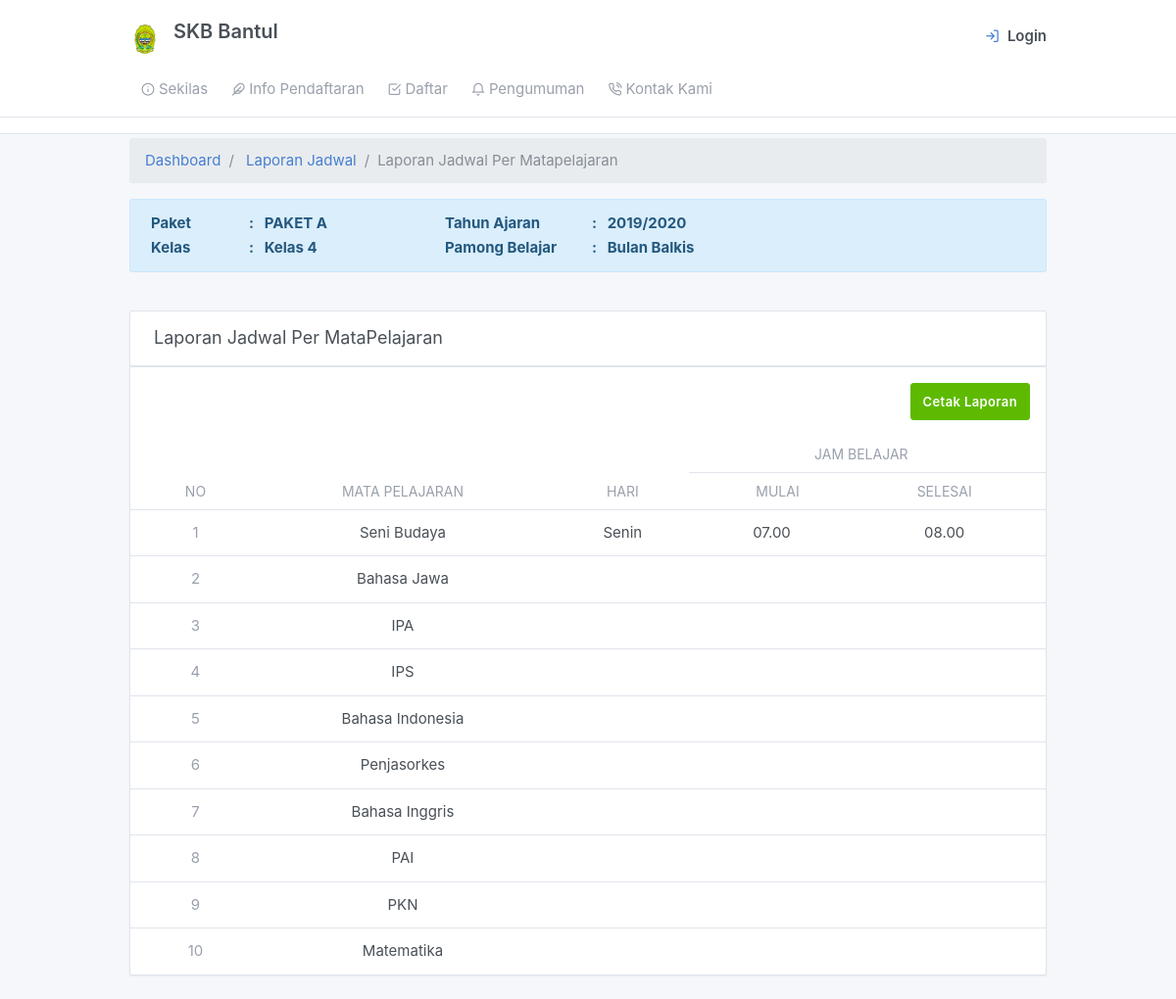
The app's page /admin/laporanjadwal_permapel.php?id=1, older data.
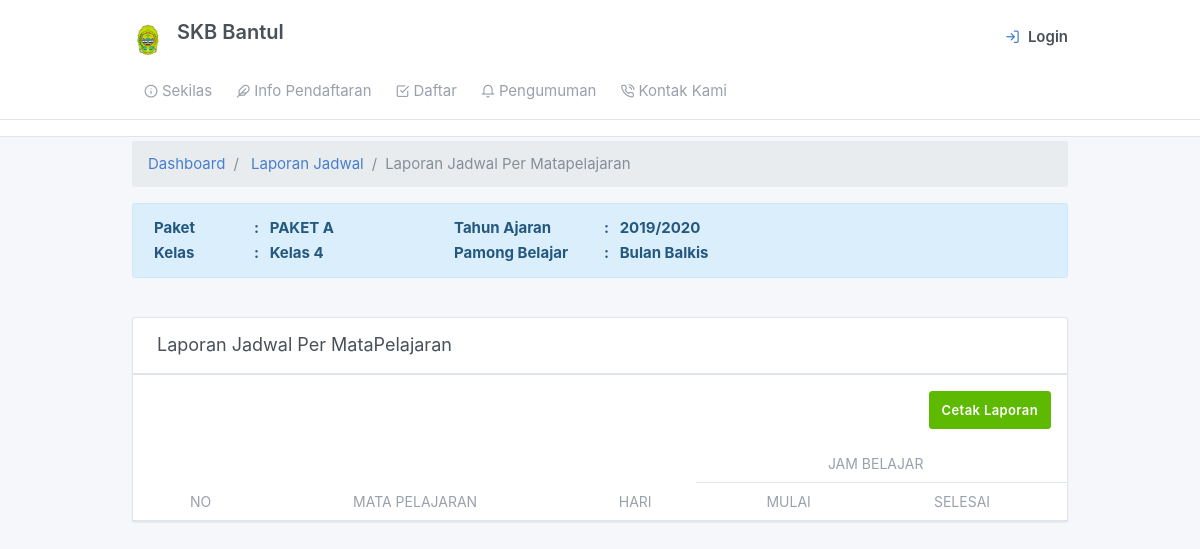
The same page, newer data.
### tables this page shows
CREATE TABLE `tb_rombel` (
  `rombel_id` int(11) NOT NULL,
  `ta_id` int(11) NOT NULL,
  `kelas_id` int(11) NOT NULL,
  `nik` char(16) NOT NULL
);

CREATE TABLE `tb_paket` (
  `paket_id` int(11) NOT NULL,
  `paket_nama` char(10) NOT NULL
);

CREATE TABLE `tb_tahunajaran` (
  `ta_id` int(11) NOT NULL,
  `semester_id` int(11) NOT NULL,
  `ta_nama` varchar(12) NOT NULL,
  `ta_status` varchar(12) NOT NULL DEFAULT 'Tidak Aktif'
);

CREATE TABLE `tb_kelas` (
  `kelas_id` int(11) NOT NULL,
  `kelas_nama` varchar(11) NOT NULL,
  `paket_id` int(11) NOT NULL,
  `status` varchar(20) NOT NULL
);

CREATE TABLE `tb_pamong_belajar` (
  `nik` char(16) NOT NULL,
  `pamong_nama` varchar(50) NOT NULL,
  `pamong_tempat_lhr` varchar(30) NOT NULL,
  `pamong_tanggal_lhr` date NOT NULL,
  `pamong_jenkel` enum('Laki-Laki','Perempuan') NOT NULL,
  `pamong_agama` varchar(12) NOT NULL,
  `pamong_alamat` varchar(100) NOT NULL,
  `pamong_no_hp` varchar(14) NOT NULL,
  `pamong_jabatan` enum('Pamong Belajar','Tutor') NOT NULL
);

CREATE TABLE `tb_jadwal` (
  `jadwal_id` int(11) NOT NULL,
  `rombel_id` int(11) DEFAULT NULL,
  `ta_id` int(11) DEFAULT NULL,
  `jadwal_hari` varchar(40) DEFAULT NULL,
  `mapel_id` int(11) DEFAULT NULL,
  `jadwal_jammulai` varchar(10) DEFAULT NULL,
  `jadwal_jamselesai` varchar(10) DEFAULT NULL
);

CREATE TABLE `tb_mapel` (
  `mapel_id` int(11) NOT NULL,
  `mapel_kode` char(10) NOT NULL,
  `mapel_nama` varchar(50) NOT NULL,
  `mapel_kkm` set('70') NOT NULL,
  `paket_id` int(11) NOT NULL
);

### views/main.php (called while the page is built)
<?php include_once "header.php" ?>
<?php include_once "navbar.php" ?>

### admin/laporanjadwal_permapel.php (the view, shortened to what this page needs)
<?php include_once "views/main.php";?>
<div class="my-3 my-md-1">
  <div class="container">
  <ol class="breadcrumb">
            <li class="breadcrumb-item">
              <a href="../index.php">Dashboard</a>
            </li>
            <li class="breadcrumb-item">
              <a href="../admin/lap_jadwal.php">Laporan Jadwal</a>
            </li>
            <li class="breadcrumb-item active">Laporan Jadwal Per Matapelajaran</li>
          </ol>
    <?php
	  $sql1=mysqli_query($connect, "SELECT a.rombel_id,c.kelas_nama,f.paket_nama,b.ta_nama,e.pamong_nama FROM tb_rombel a JOIN tb_tahunajaran b ON a.ta_id=b.ta_id JOIN tb_kelas c ON a.kelas_id=c.kelas_id JOIN tb_pamong_belajar e ON a.nik=e.nik JOIN tb_paket f on c.paket_id=f.paket_id WHERE a.ta_id=(SELECT ta_id FROM tb_tahunajaran WHERE ta_status='Aktif') AND a.rombel_id='".$_GET['id']."'");
	  $cek1= mysqli_num_rows($sql1);
	  if($cek1>0){
	  while ($data1= mysqli_fetch_array($sql1)) {
	?>
   <div class="alert alert-info" role="alert">
    <table>
        <tr>
            <th style="text-align:left;" width="100px">Paket </th>
            <th style="text-align:left;" width="120px">: &nbsp&nbsp<?php echo $data1['paket_nama'] ?></th>
            <th style="text-align:left;" width="120px">Tahun Ajaran</th>
            <th style="text-align:left;" width="120px">: &nbsp&nbsp<?php echo $data1['ta_nama'] ?></th>
        </tr>
        <tr>
            <th style="text-align:left;" width="100px">Kelas </th>
            <th style="text-align:left;" width="200px">: &nbsp&nbsp<?php echo $data1['kelas_nama'] ?></th>
            <th style="text-align:left;" width="150px"> Pamong Belajar </th>
            <th style="text-align:left;" width="300px">: &nbsp&nbsp<?php echo $data1['pamong_nama'] ?></th>
        </tr>
    </table>
    </div>
   <br>
    <?php }} ?>
     <div class="">
        <div class="card">
        <div class="card-header">
            <h3 class="card-title">Laporan Jadwal Per MataPelajaran</h3>
          </div>
          <div class="table-responsive">
              <div class="modal-footer">
                <a href="print_lap_jadwal.php?id=<?php echo $data['rombel_id'] ?>"><button class="btn btn-success" type="submit">Cetak Laporan</button></a>
              </div>
            <table border="0px" style="border-collapse: collapse;" class="table card-table table-vcenter text-nowrap" >
              <thead>
                <tr>
                    <th rowspan="2"><center>No</center></th>
                    <th rowspan="2"><center>Mata Pelajaran</center></th>
                    <th rowspan="2"><center>Hari</center></th>
                    <th colspan="2"><center>Jam Belajar</center></th>
                 </tr>
                 <tr>
                    <th><center>Mulai</center></th>
                    <th><center>Selesai</center></th>
                  </tr>
              </thead>
                <tbody>
             <?php
                $no=1;
                $sql=mysqli_query($connect, "SELECT a.jadwal_id,b.mapel_nama,a.jadwal_hari,a.jadwal_jammulai,a.jadwal_jamselesai FROM tb_jadwal a JOIN tb_mapel b ON a.mapel_id=b.mapel_id WHERE a.rombel_id='".$_GET['id']."'");
                $cek= mysqli_num_rows($sql);
                    if($cek>0){
                       while ($data= mysqli_fetch_assoc($sql)) {
              ?>
                <tr>
                  <td align="center"><span class="text-muted"><?php echo $no;?></span></td>
                  <td align="center"><?php echo $data['mapel_nama'] ?><input type="hidden" name="idjadwal[]" value="<?php echo $data['jadwal_id'] ?>"></td>
                  <td align="center"><?php echo $data['jadwal_hari'] ?></td>
                  <td align="center"><?php echo $data['jadwal_jammulai'] ?></td>
                  <td align="center"><?php echo $data['jadwal_jamselesai'] ?></td>
                </tr>
                 <?php $no++;}} ?>
              </tbody>
            </table>
          </div>
        </div>
      </div>
    </div>
  </div>

### views/header.php (shortened to what this page needs)
<!doctype html>
<html lang="en" dir="ltr">
  <head>
    <link href="assets/css/dashboard.css" rel="stylesheet" />
    <link href="assets/plugins/charts-c3/plugin.css" rel="stylesheet" />
    <link href="assets/plugins/maps-google/plugin.css" rel="stylesheet" />
  </head>

### views/navbar.php (shortened to what this page needs)
<body class="">
    <div class="page">
      <div class="flex-fill">
        <div class="header py-4">
          <div class="container">
            <label class="d-flex">
              <a class="header-brand" href="./index.php">
              <img src="assets/image/bantul.png" class="header-brand-img" alt="tabler logo">
               <label for="">SKB Bantul</label>
              </a>
              <div class="d-flex order-lg-2 ml-auto">
                <div class="dropdown d-none d-md-flex">
                <a href="auth/login.php" class="nav-link pr-0 leading-none">
                <i class="fe fe-log-in"></i>
                    <span class="ml-2 d-none d-lg-block">
                    <strong class="text-default" >Login</strong>
                    </span>
                  </a>
              </div>
            </div>
        </div>
        <div class="header collapse d-lg-flex p-0" id="headerMenuCollapse">
          <div class="container">
              <div class="col-lg order-lg-first">
                <ul class="nav nav-tabs border-0 flex-column flex-lg-row">
                  <li class="nav-item">
                    <a href="sekilas.php" class="nav-link"><i class="fe fe-info"></i> Sekilas</a>
                  </li>
                  <li class="nav-item">
                    <a href="info.php" class="nav-link"><i class="fe fe-feather"></i>Info Pendaftaran</a>
                  </li>
                  <li class="nav-item">
                    <a href="daftar.php" class="nav-link"><i class="fe fe-check-square"></i>Daftar</a>
                  </li>
                  <li class="nav-item">
                    <a href="pengumuman.php" class="nav-link"><i class="fe fe-bell"></i>Pengumuman</a>
                  </li>
                  <li class="nav-item">
                    <a href="kontakkami.php" class="nav-link"><i class="fe fe-phone-call"></i> Kontak Kami</a>
                  </li>
                </ul>
              </div>
            </div>
          </div>
        </div>

Row changes from the older to the newer data that the page shows:
removed tb_jadwal: mapel.mapel_nama "Seni Budaya", jadwal_hari "Senin", jadwal_jammulai "07.00", jadwal_jamselesai "08.00"
removed tb_jadwal: mapel.mapel_nama "Bahasa Jawa"
removed tb_jadwal: mapel.mapel_nama "IPA"
removed tb_jadwal: mapel.mapel_nama "IPS"
removed tb_jadwal: mapel.mapel_nama "Bahasa Indonesia"
removed tb_jadwal: mapel.mapel_nama "Penjasorkes"
removed tb_jadwal: mapel.mapel_nama "Bahasa Inggris"
removed tb_jadwal: mapel.mapel_nama "PAI"
removed tb_jadwal: mapel.mapel_nama "PKN"
removed tb_jadwal: mapel.mapel_nama "Matematika"
